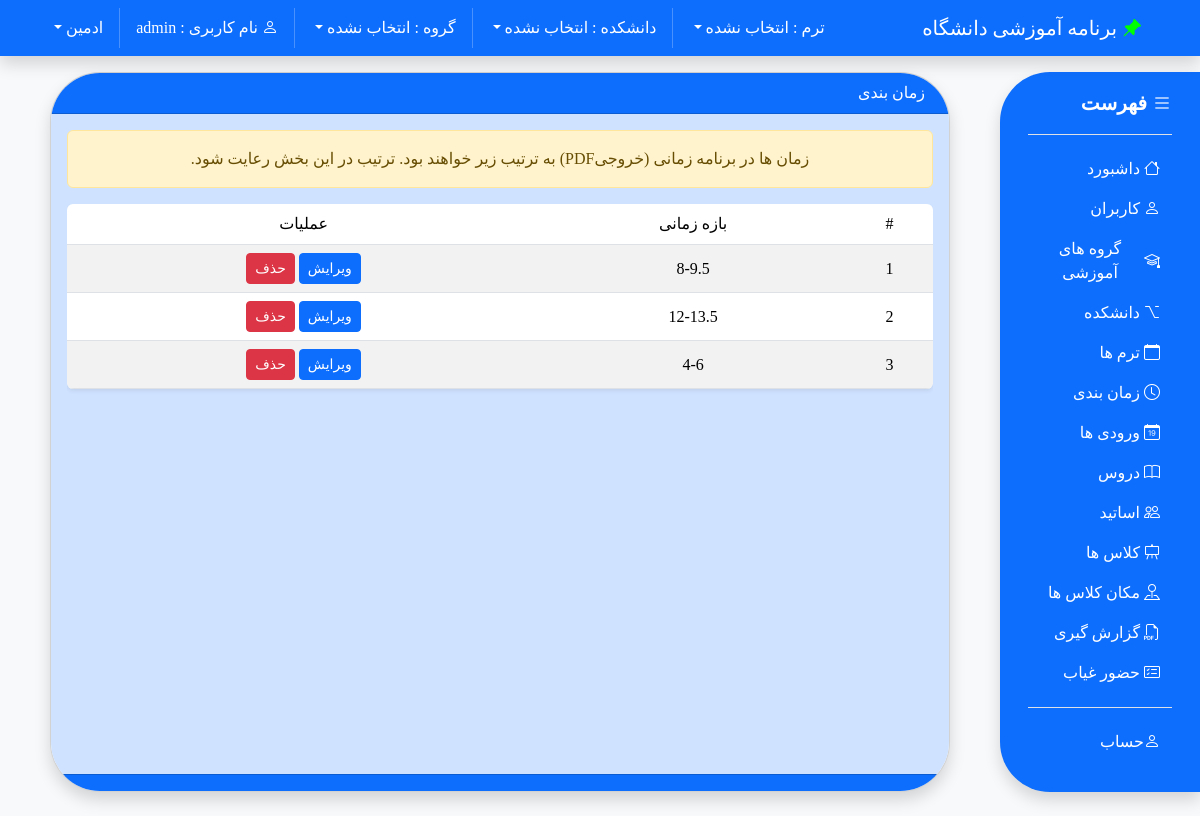
/times/ (signed in), run on the app's committed database.
### main/models.py (models this page shows)
class CUser(AbstractUser):
    access_level = models.IntegerField(default=0)
    cgroup = models.ForeignKey('main.Group', on_delete=models.SET_NULL, null=True, blank=True)
    college = models.ForeignKey('main.College', on_delete=models.SET_NULL, null=True, blank=True)

class Timing(models.Model):
    title = models.CharField(max_length=100)

### main/views.py (the view)
# urls.py: path('times/', TimingListView.as_view(), name="times"),
class TimingListView(GetLinkInfoMixin, ListView):
    model = models.Timing
    context_object_name = "times"
    template_name = "time-periods/index.html"

### main/templates/time-periods/index.html (shortened to what this page needs)
{% load static %}
<!doctype html>
<html lang="fa" class="min-vh-100" dir="rtl">
<head>
    <link rel="stylesheet" href="{% get_static_prefix %}css/style.css">
    <link rel="stylesheet"
        href="https://cdn.jsdelivr.net/npm/bootstrap@5.3.3/dist/css/bootstrap.min.css">
    <link rel="stylesheet"
        href="https://cdn.jsdelivr.net/npm/bootstrap-icons@1.11.3/font/bootstrap-icons.min.css">
    <link
        href="https://cdn.jsdelivr.net/npm/select2@4.1.0-rc.0/dist/css/select2.min.css"
        rel="stylesheet" />
</head>
<body class="bg-light">
    <div id="app">
        {% include "inc/nav.html" %}
        <main class="py-4 min-vh-100  row row-cols-2 m-0 "
            style="padding-top: 4.5rem !important">
            <div class="col-2 bg-primary shadow d-none d-md-block"
                style="border-radius: 50px 0 0 50px">
                {% include "inc/menu.html" %}
            </div>
            <div class="card col-11 col-md-9 mx-auto shadow px-0"
                style="border-radius: 50px; overflow: hidden;">
                <div class="card-header px-4 text-bg-primary">
                    زمان بندی </div>
                <div class="card-body bg-primary-subtle">
                    <div class="alert alert-warning text-center" role="alert">
                        زمان ها در برنامه زمانی (خروجیPDF) به ترتیب زیر خواهند
                        بود. ترتیب در این بخش رعایت شود.
                    </div>
                    <div class="table-responsive">
                        <table
                            class="table table-striped table-hover rounded overflow-hidden shadow-sm">
                            <thead>
                                <tr>
                                    <th class="fw-normal text-center align-middle"
                                        scope="col">#</th>
                                    <th class="fw-normal text-center align-middle"
                                        scope="col">بازه زمانی</th>
                                    <th class="fw-normal text-center align-middle"
                                        scope="col">عملیات</th>
                                </tr>
                            </thead>
                            <tbody>
                                {% for time in times %}
                                <tr>
                                    <th class="fw-normal text-center align-middle"
                                        scope="row">{{ forloop.counter }}</th>
                                    <td
                                        class="fw-normal text-center align-middle">
                                        {{ time.title }}</td>
                                    <td
                                        class="fw-normal text-center text-nowrap align-middle">
                                        <a href="{% url 'main:update_time' pk=time.id %}"
                                            class="btn btn-sm btn-primary">
                                            ویرایش
                                        </a>
                                        <button class="btn btn-sm btn-danger"
                                            data-bs-toggle="modal"
                                            data-bs-target="#Modal"
                                            data-bs-action="{% url 'main:delete_time' pk=time.id %}"
                                            data-bs-name="{{ time.title }}">
                                            حذف
                                        </button>
                                    </td>
                                </tr>
                                {% endfor %}
                            </tbody>
                        </table>
                    </div>
                </div>
                <div class="card-footer text-bg-primary" dir="ltr">
                </div>
            </div>
        </main>
    </div>
</body>
</html>

### main/templates/inc/nav.html (shortened to what this page needs)
<nav class="navbar navbar-expand-md bg-primary shadow fixed-top">
    <div class="container">
        <div class="navbar-brand text-white pe-none">
            <i class="bi bi-pin-angle-fill" style="color: lime"></i>
            برنامه آموزشی دانشگاه
        </div>
        <div class="collapse navbar-collapse"
            id="navbarSupportedContent">
            <ul class="navbar-nav my-2 my-md-0 me-auto p-0 text-center">
                <li class="d-none d-md-block nav-item dropdown">
                    <a id="navbarDropdown2"
                        class="nav-link text-white dropdown-toggle"
                        href="#" role="button" data-bs-toggle="dropdown"
                        aria-haspopup="true" aria-expanded="false"
                        v-pre>
                        {% if active_info.term %}
                        ترم :‌ {{ active_info.term.title }}
                        {% else %}
                        ترم :‌ انتخاب نشده
                        {% endif %}
                    </a>
                </li>
                {% if user.access_level <= 1 %}
                <li class="d-none d-md-block nav-item dropdown">
                    <a id="navbarDropdown3"
                        class="nav-link text-white dropdown-toggle"
                        href="#" role="button" data-bs-toggle="dropdown"
                        aria-haspopup="true" aria-expanded="false"
                        v-pre>
                        {% if active_info.college %}
                        دانشکده :‌ {{ active_info.college.title }}
                        {% else %}
                        دانشکده :‌ انتخاب نشده
                        {% endif %}
                    </a>
                </li>
                {% endif %}
                {% if user.access_level <= 1 %}
                <li class="d-none d-md-block nav-item dropdown">
                    <a id="navbarDropdown3"
                        class="nav-link text-white dropdown-toggle"
                        href="#" role="button" data-bs-toggle="dropdown"
                        aria-haspopup="true" aria-expanded="false"
                        v-pre>
                        {% if active_info.group %}
                        گروه :‌ {{ active_info.group.title }}
                        {% else %}
                        گروه :‌ انتخاب نشده
                        {% endif %}
                    </a>
                </li>
                {% endif %}
                <li class="nav-item dropdown text-white nav-link">
                    <i class="bi bi-person"></i>
                    نام کاربری : {{ request.user.username }}
                </li>
                <li class="d-none d-md-block nav-item dropdown">
                    <a id="navbarDropdown"
                        class="nav-link text-white dropdown-toggle"
                        role="button" data-bs-toggle="dropdown"
                        aria-haspopup="true" aria-expanded="false"
                        v-pre>
                        {{ request.user.get_full_name }}
                    </a>
                </li>
            </ul>
        </div>
    </div>
</nav>

### main/static/css/style.css (style rules this page uses)
body { font-family: 'Shabnam' , 'Vazir'; overflow-y: scroll; }

### main/templates/time-periods/index.html (style rules this page uses)
body { font-family: 'Shabnam' !important; }

### data on the page
CUser: user.username "admin", user.get_full_name "ادمین"
Timing: title "8-9.5"
Timing: title "12-13.5"
Timing: title "4-6"
